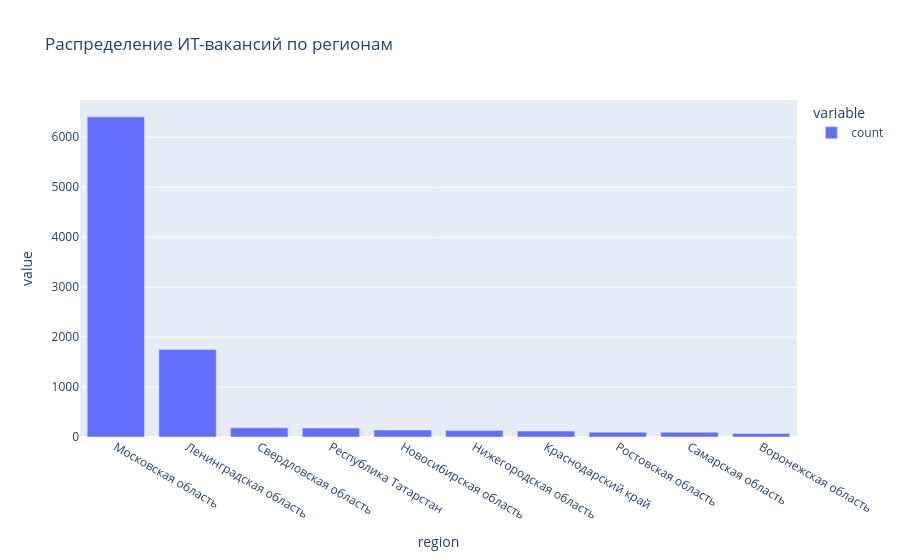

Notebook code cell kept with this figure:
### Markdown cell above
### Region

### Code cell
import plotly.express as px

region_10 = final_df['region'].value_counts()[:10]
fig = px.bar(region_10, title='Распределение ИТ-вакансий по регионам', )
fig.show()

### Figure 1 — Plotly figure (JSON) as saved in the notebook; plotly's stock layout.template omitted (floating-point values rounded to 4 significant figures)
{"data": [{"alignmentgroup": "True", "hovertemplate": "variable=count<br>region=%{x}<br>value=%{y}<extra></extra>", "legendgroup": "count", "marker": {"color": "#636efa", "pattern": {"shape": ""}}, "name": "count", "offsetgroup": "count", "orientation": "v", "showlegend": true, "textposition": "auto", "type": "bar", "x": ["Московская область", "Ленинградская область", "Свердловская область", "Республика Татарстан", "Новосибирская область", "Нижегородская область", "Краснодарский край", "Ростовская область", "Самарская область", "Воронежская область"], "xaxis": "x", "y": [6409, 1754, 185, 179, 140, 129, 120, 96, 95, 71], "yaxis": "y"}], "layout": {"barmode": "relative", "legend": {"title": {"text": "variable"}, "tracegroupgap": 0}, "title": {"text": "Распределение ИТ-вакансий по регионам"}, "xaxis": {"anchor": "y", "domain": [0, 1], "title": {"text": "region"}}, "yaxis": {"anchor": "x", "domain": [0, 1], "title": {"text": "value"}}}}
